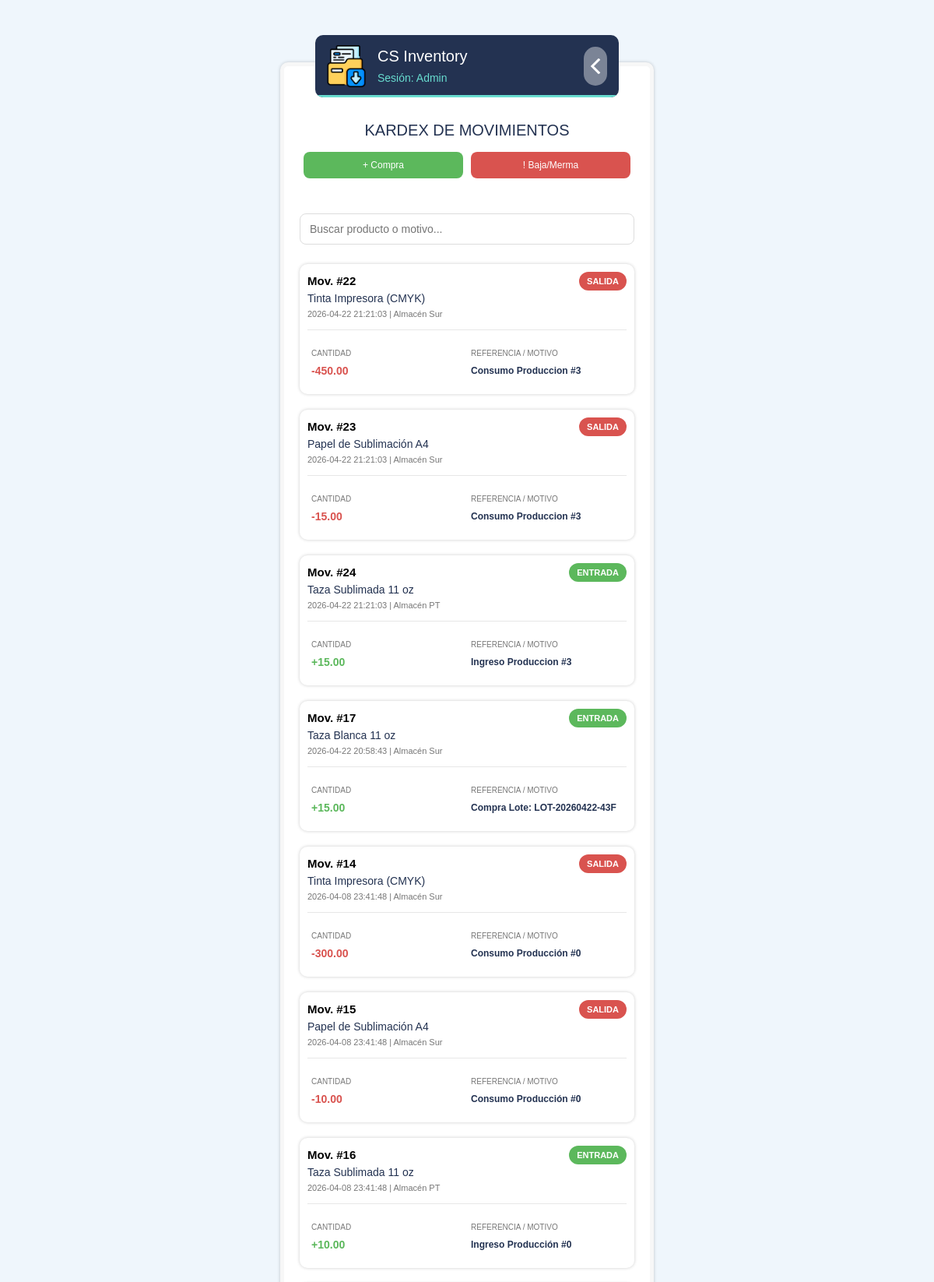
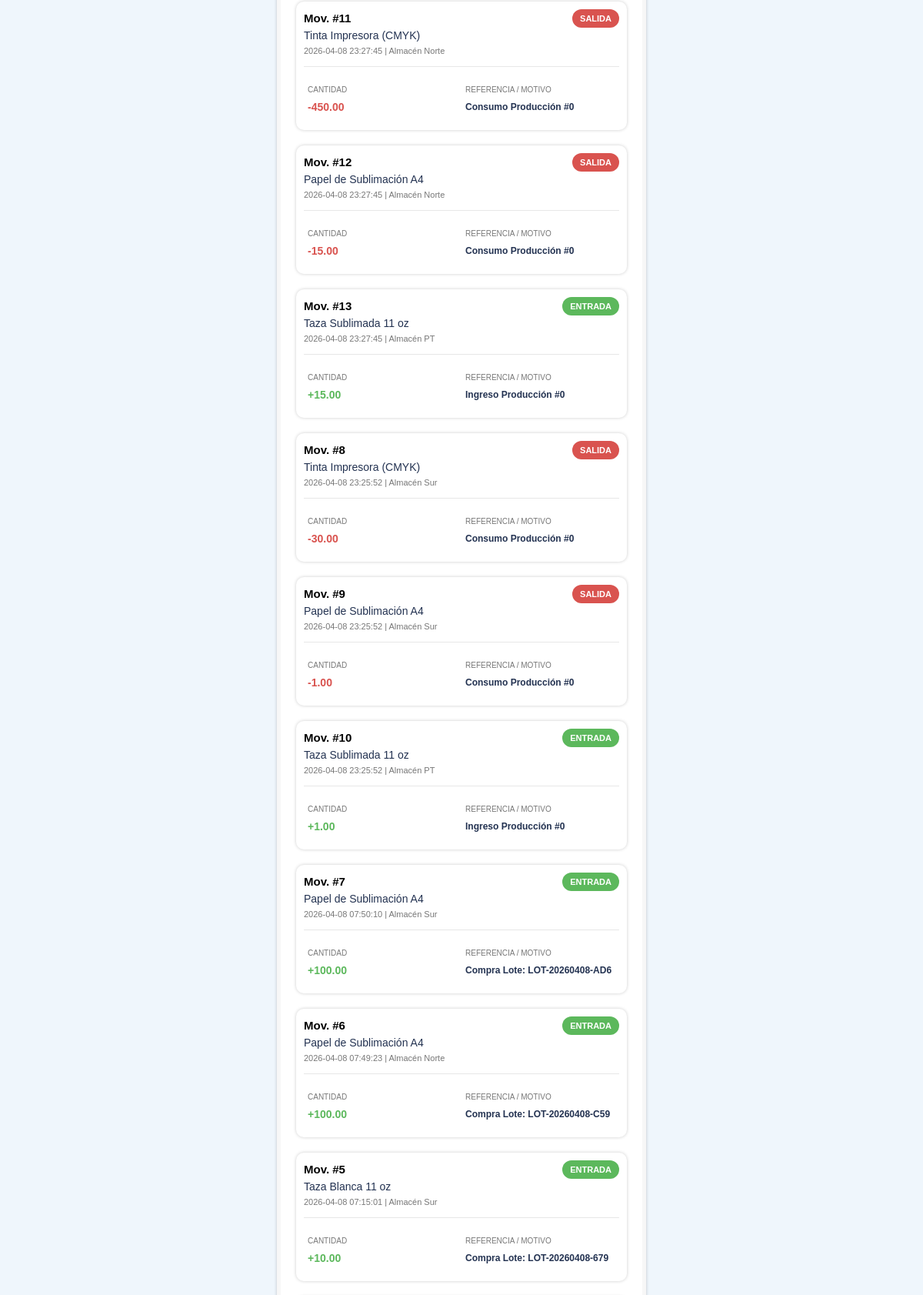
/control/movimiento/c-movimiento-list.php (signed in, upper part), run on the app's committed database (2 pictures, top to bottom).
### tables this page shows
CREATE TABLE `usuario` (
  `idUsuario` int(11) NOT NULL,
  `hashUsuario` varchar(50) DEFAULT NULL,
  `nombre` varchar(100) NOT NULL,
  `username` varchar(100) NOT NULL,
  `pswd` blob NOT NULL,
  `idPerfil` int(11) NOT NULL,
  `estado` enum('Activo','Inactivo') NOT NULL
);

CREATE TABLE `movimientos` (
  `idMovimiento` int(11) NOT NULL,
  `idProducto` int(11) NOT NULL,
  `idAlmacen` int(11) NOT NULL,
  `tipo` enum('Entrada','Salida','Ajuste') NOT NULL,
  `cantidad` decimal(10,2) NOT NULL,
  `motivo` varchar(255) DEFAULT NULL,
  `fecha` timestamp NOT NULL DEFAULT current_timestamp()
);

CREATE TABLE `productos` (
  `idProducto` int(11) NOT NULL,
  `hashProducto` varchar(64) NOT NULL,
  `nombre` varchar(100) NOT NULL,
  `sku` varchar(50) DEFAULT NULL,
  `unidad_medida` varchar(20) DEFAULT NULL,
  `tipo` enum('Insumo','Producto Final') DEFAULT 'Insumo',
  `estado` tinyint(1) DEFAULT 1,
  `deleted_at` timestamp NULL DEFAULT NULL
);

CREATE TABLE `almacenes` (
  `idAlmacen` int(11) NOT NULL,
  `hashAlmacen` varchar(64) NOT NULL,
  `nombre` varchar(50) NOT NULL,
  `ubicacion` varchar(150) DEFAULT NULL,
  `tipo_almacen` enum('REAL','VIRTUAL') NOT NULL DEFAULT 'REAL',
  `subtipo_almacen` enum('NORMAL','TRANSITO','PT','MERMA') NOT NULL DEFAULT 'NORMAL',
  `genera_alerta` tinyint(1) NOT NULL DEFAULT 1,
  `estado` tinyint(1) DEFAULT 1,
  `deleted_at` timestamp NULL DEFAULT NULL
);

### control/movimiento/c-movimiento-list.php (called while the page is built, shortened)
<?php
require_once __DIR__ . "/../auth-user.php";
require_once "../../model/RN_Movimiento.php";
require_once "../config-app.php";
$oUsuario = auth_require_domain_user("../c-panel.php", "movimiento", "view");
$oRN_Movimientos = new RN_Movimiento();
$listaMovimientos = $oRN_Movimientos->GetList();
include_once "../../view/inventario/v-movimiento-list.php";
?>

### model/data/DB.php (called while the page is built, shortened)
<?php
class DataBase
{
    private $serverName = "localhost:3306";
    private $user = "root";
    private $pswd = "";
    private $dbName = "creative_spot_db";
    private $link = null;
    private $op = 1;
    public function Open()
    {
        if ($this->link instanceof mysqli) {
            return $this->link;
        }
        if ($this->op === 1) {
            $this->link = mysqli_connect(
                $this->serverName,
                $this->user,
                $this->pswd,
                $this->dbName
            );
            mysqli_set_charset($this->link, "utf8mb4");
        }
        return $this->link;
    }
    public function query(string $sql, string $types = '', array $params = [])
    {
        $link = $this->Open();
        if (!empty($params)) {
            $stmt = mysqli_prepare($link, $sql);
            mysqli_stmt_bind_param($stmt, $types, ...$params);
            mysqli_stmt_execute($stmt);
            $result = mysqli_stmt_get_result($stmt);
            if ($result !== false) {
                return $result;
            }
            return true;
        }
        return mysqli_query($link, $sql);
    }
    public function fetchOne(string $sql, string $types = '', array $params = []): ?array
    {
        $result = $this->query($sql, $types, $params);
        if ($result instanceof mysqli_result) {
            $row = mysqli_fetch_assoc($result);
            return $row ?: null;
        }
        return null;
    }
    public function Execute($_sql)
    {
        return $this->query($_sql);
    }
    public function ContainsData($res)
    {
        if ($res instanceof mysqli_result) {
            return mysqli_num_rows($res) > 0;
        }
        return false;
    }
    public function DataListStructure($_res)
    {
        $ret = [];
        if ($_res instanceof mysqli_result) {
            while ($row = mysqli_fetch_assoc($_res)) {
                $ret[] = $row;
            }
        }
        return $ret;
    }
}
?>

### model/RN_Movimiento.php (called while the page is built, shortened)
<?php
require_once "data/Movimiento.php";
require_once "data/DB.php";
class RN_Movimiento extends DataBase {
    function GetList(){
        $sql = "SELECT m.*, p.nombre as nomProducto, a.nombre as nomAlmacen
                FROM movimientos m
                INNER JOIN productos p ON m.idProducto = p.idProducto
                INNER JOIN almacenes a ON m.idAlmacen = a.idAlmacen
                ORDER BY m.fecha DESC";
        $res = $this->Execute($sql);
        $list = array();
        if ($this->ContainsData($res)){
            $data = $this->DataListStructure($res);
            foreach ($data as $item) {
                $oMov = new Movimiento(
                    $item["idProducto"],
                    $item["idAlmacen"],
                    $item["tipo"],
                    $item["cantidad"],
                    $item["motivo"],
                    $item["fecha"]
                );
                $oMov->nomProducto = $item["nomProducto"];
                $oMov->nomAlmacen = $item["nomAlmacen"];
                $oMov->idMovimiento = $item["idMovimiento"];
                $list[] = $oMov;
            }
        }
        return $list;
    }
}
?>

### model/data/Movimiento.php (called while the page is built, shortened)
<?php
class Movimiento{
    function __construct($_idProducto, $_idAlmacen, $_tipo, $_Cantidad, $_Motivo, $_FechaHora)
    {
        $this->tipo = $_tipo;
        $this->Cantidad = $_Cantidad;
        $this->Motivo = $_Motivo;
        $this->FechaHora = $_FechaHora;
    }
}
?>

### control/config-app.php (called while the page is built, shortened)
<?php
$appTitle = "CS Inventory";
?>

### control/auth-session.php (called while the page is built, shortened)
<?php
function auth_is_https()
{
    return false;
}
function auth_start_session()
{
    $params = session_get_cookie_params();
}
function auth_user()
{
    if (isset($_SESSION['auth']) && is_array($_SESSION['auth']) && !empty($_SESSION['auth']['logged_in'])) {
        return $_SESSION['auth'];
    }
    return null;
}
?>

### control/auth-guard.php (called while the page is built, shortened)
<?php
require_once __DIR__ . "/auth-session.php";
function auth_require_login($redirect = "../index.php")
{
    $user = auth_user();
    return $user;
}
?>

### control/authz.php (called while the page is built, shortened)
<?php
require_once __DIR__ . "/auth-guard.php";
function authz_action_roles()
{
    return [
        'dashboard.view' => [1, 2],
        'almacen.view' => [1],
        'almacen.manage' => [1],
        'producto.view' => [1],
        'producto.manage' => [1],
        'receta.view' => [1],
        'receta.manage' => [1],
        'compra.view' => [1, 2],
        'compra.manage' => [1, 2],
        'inventario.view' => [1, 2],
        'inventario.manage' => [1],
        'movimiento.view' => [1, 2],
        'movimiento.manage' => [1],
        'produccion.view' => [1, 2],
        'produccion.manage' => [1, 2],
        'support.view' => [1],
        'support.manage' => [1],
    ];
}
function auth_role_id($authUser = null)
{
    return (int)$authUser['role_id'];
}
function auth_can_action($resource, $action = 'view', $authUser = null)
{
    $rolesByAction = authz_action_roles();
    $roleId = auth_role_id($authUser);
    $key = $resource . '.' . $action;
    return in_array($roleId, $rolesByAction[$key], true);
}
function auth_require_action($resource, $action = 'view', $redirect = "../c-panel.php")
{
    $authUser = auth_require_login($redirect);
    return $authUser;
}
?>

### control/auth-user.php (called while the page is built, shortened)
<?php
require_once __DIR__ . "/authz.php";
require_once __DIR__ . "/../model/RN_Usuario.php";
function auth_require_domain_user($redirect = "../index.php", $module = null, $action = 'view')
{
    if ($module === null) {
        $authUser = auth_require_login($redirect);
    } else {
        $authUser = auth_require_action($module, $action, $redirect);
    }
    $userRepo = new RN_Usuario();
    $oUsuario = $userRepo->GetData($authUser['user_hash']);
    return $oUsuario;
}
?>

### model/RN_Usuario.php (called while the page is built, shortened)
<?php
require_once "data/Usuario.php";
require_once "data/DB.php";
class RN_Usuario extends DataBase
{
    function GetData($hashUsuario)
    {
        $sql = "SELECT idUsuario, hashUsuario, nombre, username, pswd, idPerfil, estado
                FROM usuario
                WHERE hashUsuario = ?
                LIMIT 1";
        $item = $this->fetchOne($sql, "s", [$hashUsuario]);
        $plainPassword = "";
        if ($this->isPasswordHash($item["pswd"])) {
            $plainPassword = "";
        }
        return new Usuario(
            $item["idUsuario"],
            $item["hashUsuario"],
            $item["nombre"],
            $item["username"],
            $plainPassword,
            $item["idPerfil"],
            $item["estado"]
        );
    }
    private function isPasswordHash($value)
    {
        return password_get_info($value)["algo"] !== null;
    }
}
?>

### model/data/Usuario.php (called while the page is built, shortened)
<?php
class Usuario{
    function __construct($idUsuario, $hashUsuario, $nombre, $username, $pswd, $idPerfil, $estado)
    {
        $this->nombre = $nombre;
    }
}
?>

### view/inventario/v-movimiento-list.php (the view, shortened to what this page needs)
<?php
$nomUsuario = $oUsuario->nombre;
$title = "Kardex de Movimientos";
$buscador = "
<div class='x-1' style='margin-bottom:15px;'>
    <input type='text' id='txtBuscar' placeholder='Buscar producto o motivo...'
           style='width:100%; padding:12px; border-radius:8px; border:1px solid #ddd; font-family:arial; outline:none;'
           onkeyup='filtrarMovimientos()'>
</div>";
$menuAcciones = "
<div class='x-1' style='margin-bottom:10px;'>
    <div class='ctn-actions'>
        <a href='../compra/c-compra-new.php' class='btn-action' style='background:#5cb85c;'>+ Compra</a>
        <a href='c-baja-new.php' class='btn-action' style='background:#d9534f;'>! Baja/Merma</a>
    </div>
</div>";
$content = "";
foreach($listaMovimientos as $oMov){
    $tipoMov = $oMov->tipo;
    $classBadge = "bg-ajuste";
    $simbolo = "";
    if($tipoMov == 'Entrada'){ $classBadge = "bg-entrada"; $simbolo = "+"; }
    elseif($tipoMov == 'Salida'){ $classBadge = "bg-salida"; $simbolo = "-"; }
    $content .= "
    <div class='x-1 item-movimiento'>
        <div class='card' style='height:auto;'>
            <div class='card-title'>
                Mov. #" . $oMov->idMovimiento . "
                <span class='badge " . $classBadge . "' style='float:right;'>" . $tipoMov . "</span>
            </div>
            <div class='card-subtitle search-target' style='margin-top:5px;'>" . $oMov->nomProducto . "</div>
            <div class='text' style='font-size:11px; color:#777;'>" . $oMov->FechaHora . " | " . $oMov->nomAlmacen . "</div>
            <div class='separator'></div>
            <div class='x-2'>
                <div class='data-label'>Cantidad</div>
                <div class='data-value' style='color:" . ($simbolo == '-' ? '#d9534f' : '#5cb85c') . ";'>
                    " . $simbolo . $oMov->Cantidad . "
                </div>
            </div>
            <div class='x-2'>
                <div class='data-label'>Referencia / Motivo</div>
                <div class='data-value search-target' style='font-size:12px;'>" . $oMov->Motivo . "</div>
            </div>
            <div class='clear'></div>
        </div>
    </div>";
}
?>
<!DOCTYPE HTML>
<html>
<head>
    <link rel='stylesheet' href='../../view/css/main.css' />
</head>
<body>
<div class='ctn-form'>
    <div class='form-header'>
        <div class='ctn-icon'><div class='icon'></div></div>
        <div class='form-title'><?php echo $appTitle; ?></div>
        <div class='form-subtitle'>Sesión: <?php echo $nomUsuario ?></div>
        <div class='bar'><div class='step' style='width:100%;'></div></div>
        <a href='../c-panel.php'><div class='btn-back'></div></a>
    </div>
    <div class='form-content'>
        <div class='title'><?php echo $title ?></div>
        <?php echo $menuAcciones ?>
        <?php echo $buscador ?>
        <div id='contenedorMovimientos'>
            <?php echo $content ?>
        </div>
    </div>
</div>
</body>
</html>

### view/css/main.css (style rules this page uses)
* { box-sizing: border-box; }
body { margin:0px; border:0px; font-size:62.5%; background: #eff6fc; }
.ctn-form { position: fixed; top:80px; left:calc(50% - 240px); width:480px; height:calc(100% - 150px); background: #ffffff; border:5px solid #f7f7f7; border-radius:10px; box-shadow: 0px 0px 4px rgba(0, 0, 0, 0.2); padding:10px; animation: anim-form 1s linear forwards; }
.form-header { position: absolute; top:-40px; left:40px; height:80px; width:calc(100% - 80px); background: #233251; border-radius:10px; overflow: hidden; padding-left:80px; z-index:1; }
.form-header .ctn-icon { position: absolute; top:10px; left:10px; width:60px; height:60px; border-radius:10px; }
.ctn-icon .icon { position: relative; width:100%; height:100%; background: url('../img/csinventory.png') no-repeat center; background-size: 90%; }
.form-title { position: relative; margin-top:15px; font-family:arial; font-size:20px; line-height:25px; color:#ffffff; }
.form-subtitle { position: relative; margin-top:5px; font-family:arial; font-size:14px; line-height:20px; color:#68dccf; }
.form-header .bar { position: absolute; bottom:0px; left:0px; width:100%; height:3px; background: rgba(255,255,255,0.4); }
.bar .step { width:100px; height:3px; background: #68dccf; }
.btn-back { position: absolute; top:15px; right:15px; width:30px; height:50px; border-radius:15px; background: rgba(255,255,255,0.4) url('../img/icon/back-white.png') no-repeat center; background-size: 20px; cursor:pointer; }
.form-content { position: relative; width:100%; height:100%; padding:60px 5px 100px 5px; scrollbar-color: #233251 rgba(255, 255, 255, 0.1); scrollbar-width: thin; overflow-x: hidden; overflow-y: auto; }
.x-1, .x-2, .x-4 { margin-bottom:10px; }
.x-1 { position: relative; float:left; width:100%; padding-left:5px; padding-right:5px; }
.x-2 { position: relative; float:left; width:50%; padding-left:5px; padding-right:5px; }
.x-1:nth-child(odd) { left:-100%; animation: anim-in-left 0.5s 1s linear forwards; }
.x-1:nth-child(even) { right:-100%; animation: anim-in-right 0.5s 1s linear forwards; }
.x-2:nth-child(odd) { left:-100%; animation: anim-in-left 0.5s 1s linear forwards; }
.x-2:nth-child(even) { right:-100%; animation: anim-in-right 0.5s 1s linear forwards; }
.title { position: relative; margin-bottom:10px; font-family:arial; font-size:20px; line-height:25px; color:#233251; text-align: center; text-transform: uppercase; }
.text { position: relative; margin-top:0px; font-family:arial; font-size:14px; line-height:20px; color:#222222; }
input { position: relative; margin-top:15px; width:100%; height:40px; border:1px solid #233251; border-bottom:3px solid #233251; border-radius:5px; padding-left:10px; padding-right:10px; font-family:arial; font-size:14px; outline: none; }
.data-label { margin-top:10px; }
.card { position: relative; margin-top:10px; width:100%; height:auto !important; min-height:60px; background: #ffffff; border-radius:10px; box-shadow: 0px 0px 4px rgba(0, 0, 0, 0.2); padding:10px; font-family:arial; font-size:14px; line-height: 20px; overflow:visible; transition: all 0.3s ease; }
.card-title { display: flex; justify-content: space-between; align-items: center; position: relative; width:100%; float:left; font-family:arial; font-weight:bold; font-size:15px; line-height: 20px; color:#000000; }
.card-subtitle { position: relative; font-family:arial; font-size:14px; line-height: 20px; color:#233251; }
.separator { position: relative; width:100%; height:1px; background: #e7e7e7; margin-top:10px; margin-bottom:10px; }
.badge { display: inline-block; padding: 2px 10px; border-radius: 12px; font-family: arial; font-size: 11px; font-weight: bold; color: #ffffff; text-transform: uppercase; }
.bg-entrada { background-color: #5cb85c; }
.bg-salida { background-color: #d9534f; }
.ctn-actions { display: flex; gap: 10px; margin-bottom: 15px; padding: 5px; }
.btn-action { flex: 1; text-align: center; padding: 10px; border-radius: 8px; font-family: arial; font-size: 12px; color: white; text-decoration: none; transition: transform 0.2s; }
.data-label { font-size: 10px; color: #777; text-transform: uppercase; margin-bottom: 2px; }
.data-value { font-size: 14px; font-weight: bold; color: #233251; }

### data on the page
usuario: nombre "Admin"
movimientos: idMovimiento "22", tipo "SALIDA", idProducto.nombre "Tinta Impresora (CMYK)", fecha "2026-04-22 21:21:03", idAlmacen.nombre "Almacén Sur", tipo "-", cantidad "450.00", motivo "Consumo Produccion #3"
movimientos: idMovimiento "23", tipo "SALIDA", idProducto.nombre "Papel de Sublimación A4", fecha "2026-04-22 21:21:03", idAlmacen.nombre "Almacén Sur", tipo "-", cantidad "15.00", motivo "Consumo Produccion #3"
movimientos: idMovimiento "24", tipo "ENTRADA", idProducto.nombre "Taza Sublimada 11 oz", fecha "2026-04-22 21:21:03", idAlmacen.nombre "Almacén PT", tipo "+", cantidad "15.00", motivo "Ingreso Produccion #3"
movimientos: idMovimiento "17", tipo "ENTRADA", idProducto.nombre "Taza Blanca 11 oz", fecha "2026-04-22 20:58:43", idAlmacen.nombre "Almacén Sur", tipo "+", cantidad "15.00", motivo "Compra Lote: LOT-20260422-43F"
movimientos: idMovimiento "14", tipo "SALIDA", idProducto.nombre "Tinta Impresora (CMYK)", fecha "2026-04-08 23:41:48", idAlmacen.nombre "Almacén Sur", tipo "-", cantidad "300.00", motivo "Consumo Producción #0"
movimientos: idMovimiento "15", tipo "SALIDA", idProducto.nombre "Papel de Sublimación A4", fecha "2026-04-08 23:41:48", idAlmacen.nombre "Almacén Sur", tipo "-", cantidad "10.00", motivo "Consumo Producción #0"
movimientos: idMovimiento "16", tipo "ENTRADA", idProducto.nombre "Taza Sublimada 11 oz", fecha "2026-04-08 23:41:48", idAlmacen.nombre "Almacén PT", tipo "+", cantidad "10.00", motivo "Ingreso Producción #0"
movimientos: idMovimiento "11", tipo "SALIDA", idProducto.nombre "Tinta Impresora (CMYK)", fecha "2026-04-08 23:27:45", idAlmacen.nombre "Almacén Norte", tipo "-", cantidad "450.00", motivo "Consumo Producción #0"
movimientos: idMovimiento "12", tipo "SALIDA", idProducto.nombre "Papel de Sublimación A4", fecha "2026-04-08 23:27:45", idAlmacen.nombre "Almacén Norte", tipo "-", cantidad "15.00", motivo "Consumo Producción #0"
movimientos: idMovimiento "13", tipo "ENTRADA", idProducto.nombre "Taza Sublimada 11 oz", fecha "2026-04-08 23:27:45", idAlmacen.nombre "Almacén PT", tipo "+", cantidad "15.00", motivo "Ingreso Producción #0"
movimientos: idMovimiento "8", tipo "SALIDA", idProducto.nombre "Tinta Impresora (CMYK)", fecha "2026-04-08 23:25:52", idAlmacen.nombre "Almacén Sur", tipo "-", cantidad "30.00", motivo "Consumo Producción #0"
movimientos: idMovimiento "9", tipo "SALIDA", idProducto.nombre "Papel de Sublimación A4", fecha "2026-04-08 23:25:52", idAlmacen.nombre "Almacén Sur", tipo "-", cantidad "1.00", motivo "Consumo Producción #0"
movimientos: idMovimiento "10", tipo "ENTRADA", idProducto.nombre "Taza Sublimada 11 oz", fecha "2026-04-08 23:25:52", idAlmacen.nombre "Almacén PT", tipo "+", cantidad "1.00", motivo "Ingreso Producción #0"
movimientos: idMovimiento "7", tipo "ENTRADA", idProducto.nombre "Papel de Sublimación A4", fecha "2026-04-08 07:50:10", idAlmacen.nombre "Almacén Sur", tipo "+", cantidad "100.00", motivo "Compra Lote: LOT-20260408-AD6"
movimientos: idMovimiento "6", tipo "ENTRADA", idProducto.nombre "Papel de Sublimación A4", fecha "2026-04-08 07:49:23", idAlmacen.nombre "Almacén Norte", tipo "+", cantidad "100.00", motivo "Compra Lote: LOT-20260408-C59"
movimientos: idMovimiento "5", tipo "ENTRADA", idProducto.nombre "Taza Blanca 11 oz", fecha "2026-04-08 07:15:01", idAlmacen.nombre "Almacén Sur", tipo "+", cantidad "10.00", motivo "Compra Lote: LOT-20260408-679"

### other printed values
$appTitle "CS Inventory"
$title "KARDEX DE MOVIMIENTOS"
